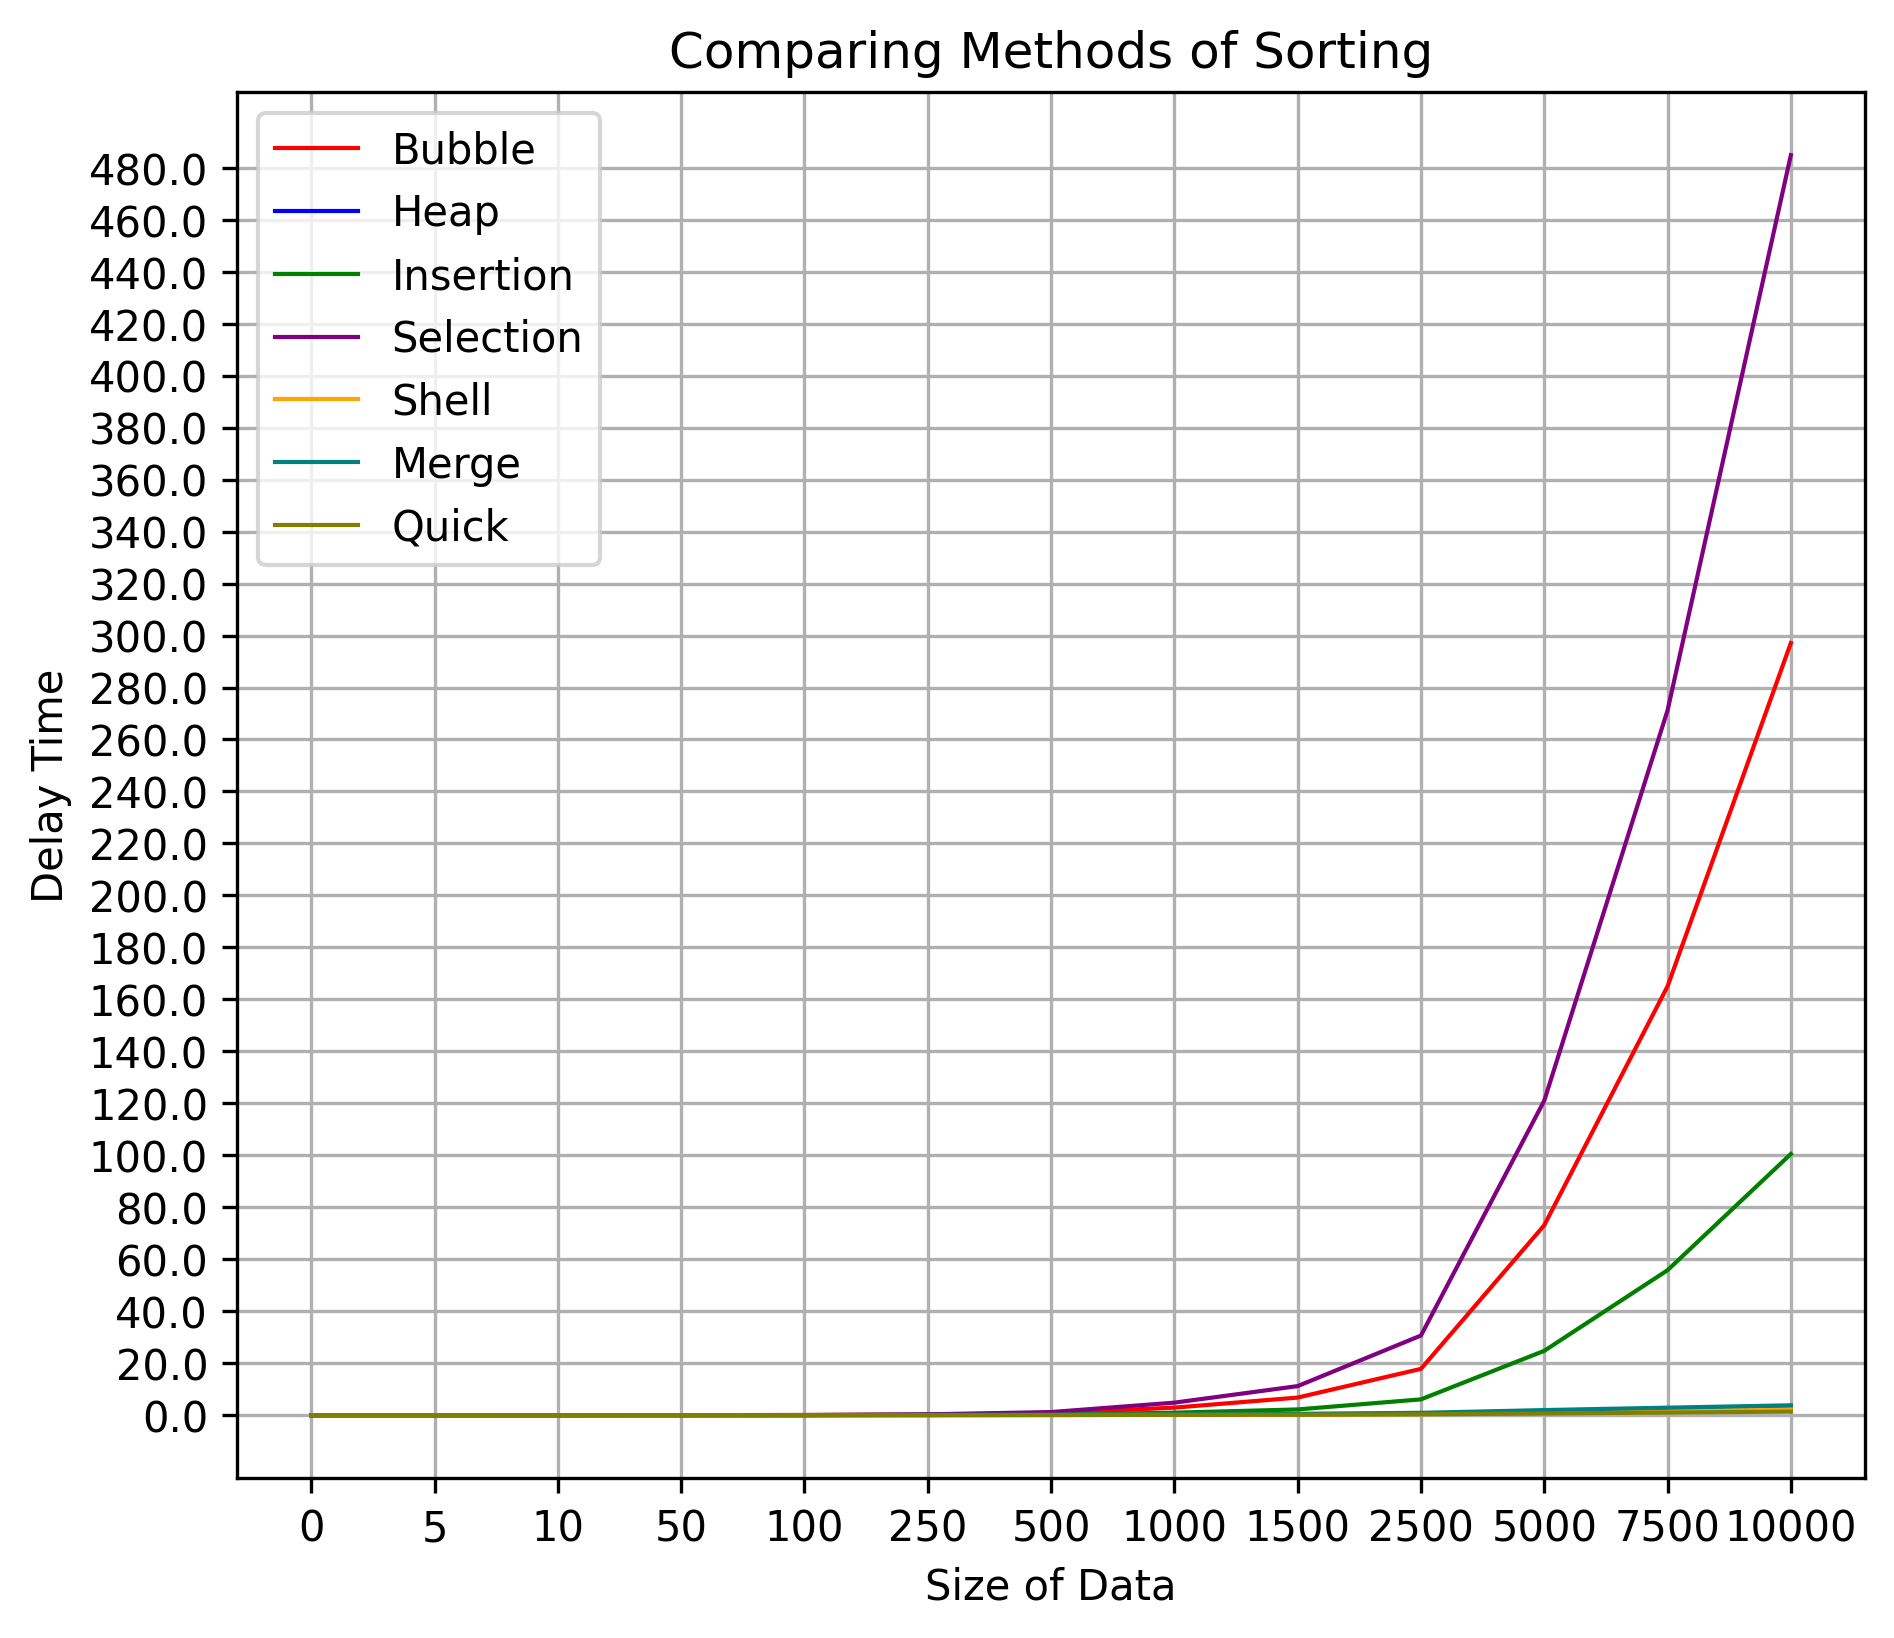

The Python source for this figure:
import matplotlib.pyplot as plt
import numpy as np
import re

# Define una clase de estilo de línea personalizado
class CustomLineStyle:
    def __init__(self, width, color):
        self.width = width
        self.color = color

# Define una función para agregar comas a los números
def add_commas(value, _):
    return "{:,}".format(value)

# Define una función para leer desde un archivo
def read_from_file(filename):
    with open(filename, 'r') as file:
        data = file.read()
    return data

# Define una función para obtener el valor máximo
def get_max_value(values):
    max_val = -1.0
    for row in values:
        for val in row:
            if val > max_val:
                max_val = val
    return max_val

# Define una función para trazar los datos
def plot_data(values, sort):
    fig, ax = plt.subplots()

    ax.set_title("Comparing Methods of Sorting")
    ax.set_xlabel("Size of Data")
    ax.set_ylabel("Delay Time")

    # Formatea las etiquetas del eje Y con comas
    ax.get_yaxis().set_major_formatter(plt.FuncFormatter(add_commas))

    Xsort = ["0", "5", "10", "50", "100", "250", "500", "1000", "1500", "2500", "5000", "7500", "10000"]
    xticks = np.arange(len(Xsort))
    ax.set_xticks(xticks)
    ax.set_xticklabels(Xsort)
    maxY = get_max_value(values)
    y_ticks = []

    i = 0.0
    while i <= maxY:
        tick_value = i
        if maxY > 100:
            y_ticks.append(tick_value)
            tick_value += 20.0
        elif maxY > 50:
            y_ticks.append(tick_value)
            tick_value += 10.0
        elif maxY > 4:
            y_ticks.append(tick_value)
            tick_value += 1.0
        elif maxY > 1:
            y_ticks.append(tick_value)
            tick_value += 0.1
        elif maxY > 0.03:
            y_ticks.append(tick_value)
            tick_value += 0.01
        elif maxY > 0.02:
            y_ticks.append(tick_value)
            tick_value += 0.005
        else:
            y_ticks.append(tick_value)
            tick_value += 0.001
        i = tick_value

    ax.set_yticks(y_ticks)

    line_styles = [
        CustomLineStyle(width=1, color='red'),
        CustomLineStyle(width=1, color='blue'),
        CustomLineStyle(width=1, color='green'),
        CustomLineStyle(width=1, color='purple'),
        CustomLineStyle(width=1, color='orange'),
        CustomLineStyle(width=1, color='teal'),
        CustomLineStyle(width=1, color='olive'),
        CustomLineStyle(width=1, color='brown'),
        CustomLineStyle(width=1, color='navy'),
        CustomLineStyle(width=1, color='darkgreen'),
        CustomLineStyle(width=1, color='darkviolet')
    ]

    for i, vals in enumerate(values):
        pts = np.array([(j, val) for j, val in enumerate(vals)])

        line_style = line_styles[i]

        ax.plot(pts[:, 0], pts[:, 1], label=sort[i], linewidth=line_style.width, color=line_style.color)

    ax.legend(loc='upper left')
    ax.grid()

    plt.gcf().set_size_inches(7, 6)
    plt.savefig("Lineal.png", dpi=300, bbox_inches='tight', format='png')
    plt.show()

# Define una función para dividir una línea de registro
def split_log_line(text):
    parts = re.split(r'\s+', text)
    numbers = []
    for part in parts:
        part = part.strip()
        if part:
            number = float(part)
            numbers.append(number)
    return numbers

def main():
    sorts = ["Bubble", "Heap", "Insertion", "Selection", "Shell", "Merge", "Quick"]
    values = []
    for sort in sorts:
        filename = f"./Lineal/{sort}"
        try:
            with open(filename, 'r') as file:
                data = file.read()
                values.append(data)
        except Exception as e:
            print(f"Error al leer el archivo {sort}: {e}")
            continue

    values_x = [split_log_line(value) for value in values]
    plot_data(values_x, sorts)

if __name__ == "__main__":
    main()
